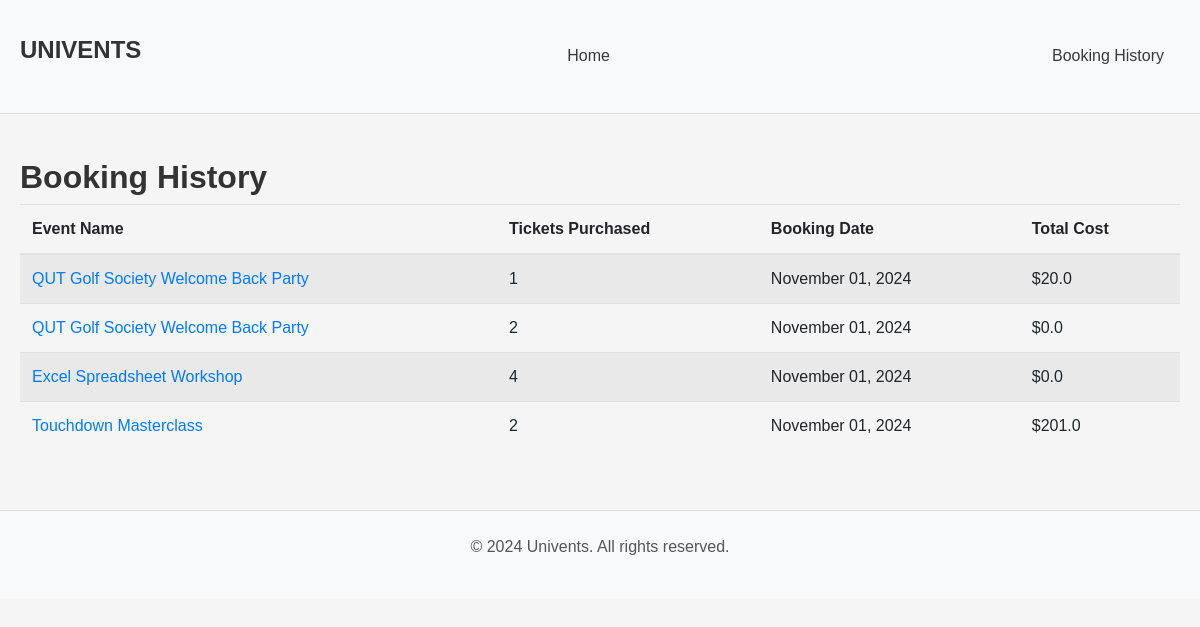
Page /user_bookings (signed in) on the committed database.
### website/models.py (models this page shows, shortened)
class Order(db.Model):
    id = db.Column(db.Integer, primary_key=True, autoincrement=True)
    order_date = db.Column(db.DateTime, default=datetime.utcnow, nullable=False)
    quantity = db.Column(db.Integer, nullable=False)
    price = db.Column(db.Float, nullable=False)
    user_id = db.Column(db.Integer, db.ForeignKey('user.id'), nullable=False)
    event_id = db.Column(db.Integer, db.ForeignKey('event.id'), nullable=False)

class Event(db.Model):
    id = db.Column(db.Integer, primary_key=True, autoincrement=True)
    name = db.Column(db.String(100), nullable=False)
    description = db.Column(db.Text, nullable=False)
    category = db.Column(db.String(50), nullable=False)
    image_url = db.Column(db.String(200), nullable=False)
    status = db.Column(db.String(20), default='Open')  # 'Open', 'Inactive', 'Sold Out', 'Cancelled'
    location_name = db.Column(db.String(100), nullable=False)
    address = db.Column(db.String(200), nullable=False)
    city = db.Column(db.String(50), nullable=False)
    state = db.Column(db.String(50), nullable=False)
    zip_code = db.Column(db.String(20), nullable=False)
    start_date = db.Column(db.Date, nullable=False)
    start_time = db.Column(db.Time, nullable=False)
    end_date = db.Column(db.Date, nullable=False)
    end_time = db.Column(db.Time, nullable=False)
    user_id = db.Column(db.Integer, db.ForeignKey('user.id'), nullable=False)
    price_per_ticket = db.Column(db.Float, nullable=False, default=0.0)
    comments = db.relationship('Comment', backref='event', lazy=True)
    orders = db.relationship('Order', backref='event', lazy=True)

### website/views.py (the view)
@main_bp.route('/user_bookings')
@login_required
def user_bookings():
    orders = Order.query.filter_by(user_id=current_user.id).all()
    return render_template('user_bookings.html', orders=orders)

### website/__init__.py (called while the page is built)
def create_app():
   app = Flask(__name__)  # this is the name of the module/package that is calling this app
   app.debug = True  # Should be set to false in a production environment
   app.secret_key = 'somesecretkey'
   app.config['SQLALCHEMY_DATABASE_URI'] = f"sqlite:///{os.path.join(app.instance_path, 'sitedata.sqlite')}"
   app.config['UPLOAD_FOLDER'] = os.path.join('website', 'static', 'uploads')  # Path for image uploads
   db.init_app(app)
   Bootstrap5(app)
   login_manager = LoginManager()
   login_manager.login_view = 'auth.login'  # Set the login view
   login_manager.init_app(app)
   from .models import User
   @login_manager.user_loader
   def load_user(user_id):
      return db.session.scalar(db.select(User).where(User.id == user_id))
   from . import views
   app.register_blueprint(views.main_bp)
   from . import auth
   app.register_blueprint(auth.auth_bp)
   return app

### website/templates/user_bookings.html (shortened to what this page needs)
<!DOCTYPE html>
<html lang="en">
<head>
    <link href="https://stackpath.bootstrapcdn.com/bootstrap/4.5.2/css/bootstrap.min.css" rel="stylesheet">
    <link href="{{ url_for('static', filename='styles/styles.css') }}" rel="stylesheet">
</head>
<body>
    <header class="bg-light py-3">
        <div class="container">
            <h5 class="card-title">UNIVENTS</h5>
            <a href="{{ url_for('main.index') }}" class="mx-3 text-dark">Home</a>
            <a href="{{ url_for('main.user_bookings') }}" class="mx-3 text-dark">Booking History</a>
        </div>
    </header>
    <div class="container mt-4">
        <h2>Booking History</h2>
        {% if orders %}
            <table class="table table-striped">
                <thead>
                    <tr>
                        <th>Event Name</th>
                        <th>Tickets Purchased</th>
                        <th>Booking Date</th>
                        <th>Total Cost</th>
                    </tr>
                </thead>
                <tbody>
                    {% for order in orders %}
                    <tr>
                        <td><a href="{{ url_for('main.event_detail', event_id=order.event.id) }}">{{ order.event.name }}</a></td>
                        <td>{{ order.quantity }}</td>
                        <td>{{ order.order_date.strftime('%B %d, %Y') }}</td>
                        <td>${{ order.price }}</td>
                    </tr>
                    {% endfor %}
                </tbody>
            </table>
        {% else %}
            <p>No bookings found.</p>
        {% endif %}
    </div>
    <footer class="bg-light py-4 text-center mt-4">
        <p>&copy; 2024 Univents. All rights reserved.</p>
    </footer>
</body>
</html>

### website/static/styles/styles.css (style rules this page uses)
body { font-family: 'Arial', sans-serif; margin: 0; padding: 0; background-color: #f5f5f5; }
h1, h2, h3, h4, h5, h6 { font-weight: bold; color: #333; }
p { font-size: 16px; line-height: 1.5; color: #555; }
a { text-decoration: none; color: #007bff; }
header { background-color: #ffffff; border-bottom: 1px solid #ddd; padding: 10px 0; }
header .container { display: flex; justify-content: space-between; align-items: center; }
footer { background-color: #ffffff; padding: 20px 0; border-top: 1px solid #ddd; }
.card-title { font-size: 24px; color: #333; }
.container { padding: 20px; max-width: 1200px; margin: 0 auto; }

### rows in the picture
Order: event.name "QUT Golf Society Welcome Back Party", quantity "1", order_date "November 01, 2024", price "20.0"
Order: event.name "QUT Golf Society Welcome Back Party", quantity "2", order_date "November 01, 2024", price "0.0"
Order: event.name "Excel Spreadsheet Workshop", quantity "4", order_date "November 01, 2024", price "0.0"
Order: event.name "Touchdown Masterclass", quantity "2", order_date "November 01, 2024", price "201.0"
